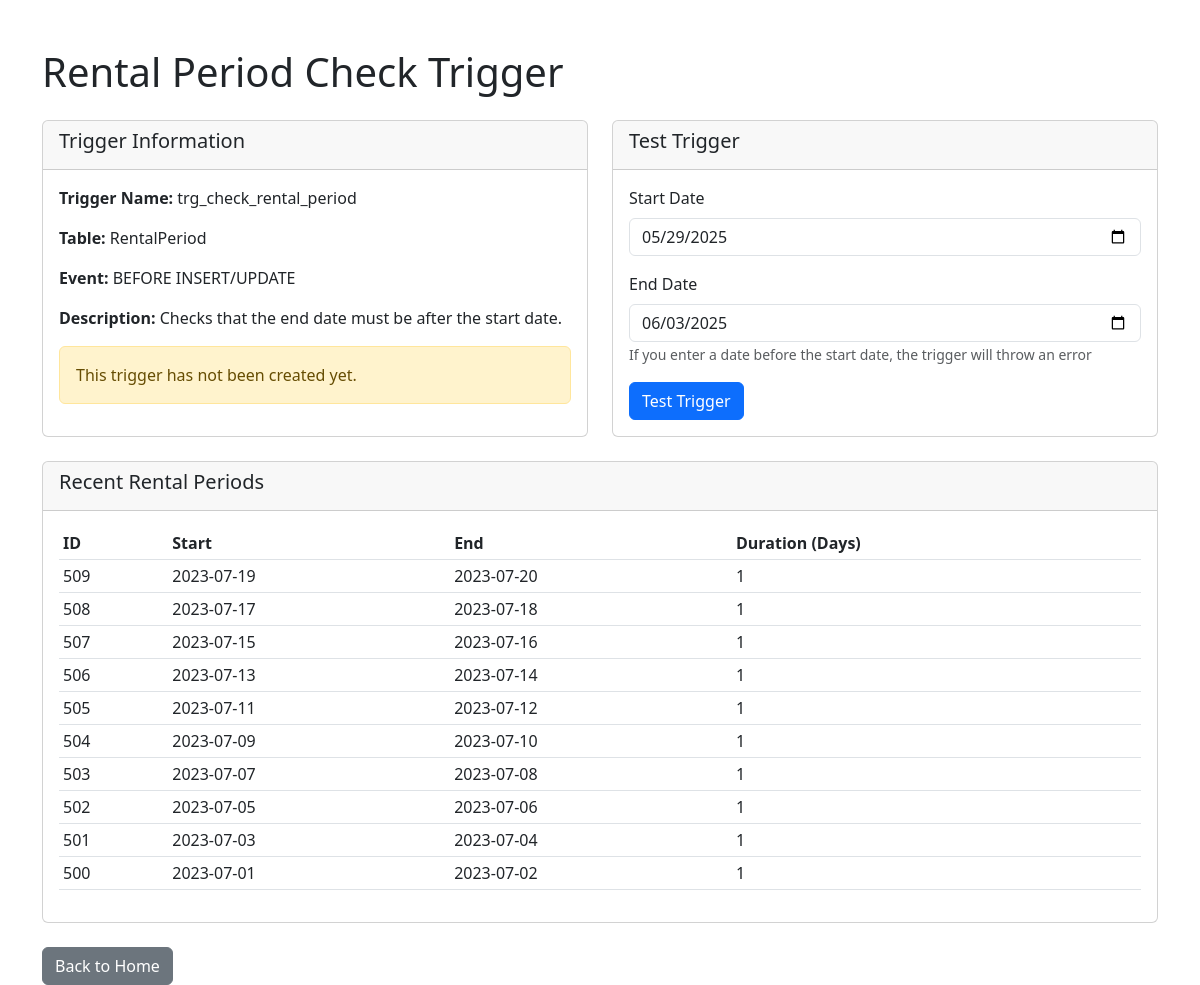
The page /scripts/user/triggers/check_rental_period.php on the database its author committed.
### tables this page shows
CREATE TABLE RentalPeriod (
    rent_id       INT AUTO_INCREMENT,
    start_date    DATE,
    end_date      DATE,
    PRIMARY KEY (rent_id)
);

### scripts/user/triggers/check_rental_period.php (the view, shortened to what this page needs)
<?php
require_once '/var/www/html/config/database.php';
$triggers = [];
$rental_periods = [];
try {
    $query = "SELECT rent_id, start_date, end_date FROM RentalPeriod ORDER BY rent_id DESC LIMIT 10";
    $result = $mysqli->query($query);
    if ($result) {
        while ($row = $result->fetch_assoc()) {
            $rental_periods[] = $row;
        }
    }
} catch (Exception $e) {
}
?>
<!DOCTYPE html>
<html lang="en">
<head>
    <link href="https://cdn.jsdelivr.net/npm/bootstrap@5.3.0/dist/css/bootstrap.min.css" rel="stylesheet">
</head>
<body>
    <div class="container mt-5">
        <h1 class="mb-4">Rental Period Check Trigger</h1>
        <div class="row">
            <div class="col-md-6">
                <div class="card">
                    <div class="card-header">
                        <h5>Trigger Information</h5>
                    </div>
                    <div class="card-body">
                        <p><strong>Trigger Name:</strong> trg_check_rental_period</p>
                        <p><strong>Table:</strong> RentalPeriod</p>
                        <p><strong>Event:</strong> BEFORE INSERT/UPDATE</p>
                        <p><strong>Description:</strong> Checks that the end date must be after the start date.</p>
                        <?php if (!empty($triggers)): ?>
                            <h6 class="mt-3">Existing Triggers:</h6>
                            <div class="table-responsive">
                                <table class="table table-sm">
                                    <thead>
                                        <tr>
                                            <th>Trigger</th>
                                            <th>Event</th>
                                            <th>Table</th>
                                            <th>Timing</th>
                                        </tr>
                                    </thead>
                                    <tbody>
                                        <?php foreach ($triggers as $trigger): ?>
                                            <tr>
                                                <td><?php echo htmlspecialchars($trigger['Trigger']); ?></td>
                                                <td><?php echo htmlspecialchars($trigger['Event']); ?></td>
                                                <td><?php echo htmlspecialchars($trigger['Table']); ?></td>
                                                <td><?php echo htmlspecialchars($trigger['Timing']); ?></td>
                                            </tr>
                                        <?php endforeach; ?>
                                    </tbody>
                                </table>
                            </div>
                        <?php else: ?>
                            <div class="alert alert-warning">
                                This trigger has not been created yet.
                            </div>
                        <?php endif; ?>
                    </div>
                </div>
            </div>
            <div class="col-md-6">
                <div class="card">
                    <div class="card-header">
                        <h5>Test Trigger</h5>
                    </div>
                    <div class="card-body">
                        <form method="POST">
                            <div class="mb-3">
                                <label for="start_date" class="form-label">Start Date</label>
                                <input type="date" class="form-control" id="start_date" name="start_date"
                                       value="<?php echo date('Y-m-d'); ?>" required>
                            </div>
                            <div class="mb-3">
                                <label for="end_date" class="form-label">End Date</label>
                                <input type="date" class="form-control" id="end_date" name="end_date"
                                       value="<?php echo date('Y-m-d', strtotime('+5 days')); ?>" required>
                                <small class="form-text text-muted">If you enter a date before the start date, the trigger will throw an error</small>
                            </div>
                            <button type="submit" class="btn btn-primary">Test Trigger</button>
                        </form>
                    </div>
                </div>
            </div>
        </div>
        <?php if (!empty($rental_periods)): ?>
            <div class="mt-4">
                <div class="card">
                    <div class="card-header">
                        <h5>Recent Rental Periods</h5>
                    </div>
                    <div class="card-body">
                        <div class="table-responsive">
                            <table class="table table-sm">
                                <thead>
                                    <tr>
                                        <th>ID</th>
                                        <th>Start</th>
                                        <th>End</th>
                                        <th>Duration (Days)</th>
                                    </tr>
                                </thead>
                                <tbody>
                                    <?php foreach ($rental_periods as $period): ?>
                                        <tr>
                                            <td><?php echo $period['rent_id']; ?></td>
                                            <td><?php echo htmlspecialchars($period['start_date']); ?></td>
                                            <td><?php echo htmlspecialchars($period['end_date']); ?></td>
                                            <td>
                                                <?php
                                                $start = new DateTime($period['start_date']);
                                                $end = new DateTime($period['end_date']);
                                                $diff = $start->diff($end);
                                                echo $diff->days;
                                                ?>
                                            </td>
                                        </tr>
                                    <?php endforeach; ?>
                                </tbody>
                            </table>
                        </div>
                    </div>
                </div>
            </div>
        <?php endif; ?>
        <div class="mt-4">
            <a href="../" class="btn btn-secondary">Back to Home</a>
        </div>
    </div>
</body>
</html>

### rows shown on the page
rentalperiod: rent_id "509", start_date "2023-07-19", end_date "2023-07-20", start_date+end_date "1"
rentalperiod: rent_id "508", start_date "2023-07-17", end_date "2023-07-18", start_date+end_date "1"
rentalperiod: rent_id "507", start_date "2023-07-15", end_date "2023-07-16", start_date+end_date "1"
rentalperiod: rent_id "506", start_date "2023-07-13", end_date "2023-07-14", start_date+end_date "1"
rentalperiod: rent_id "505", start_date "2023-07-11", end_date "2023-07-12", start_date+end_date "1"
rentalperiod: rent_id "504", start_date "2023-07-09", end_date "2023-07-10", start_date+end_date "1"
rentalperiod: rent_id "503", start_date "2023-07-07", end_date "2023-07-08", start_date+end_date "1"
rentalperiod: rent_id "502", start_date "2023-07-05", end_date "2023-07-06", start_date+end_date "1"
rentalperiod: rent_id "501", start_date "2023-07-03", end_date "2023-07-04", start_date+end_date "1"
rentalperiod: rent_id "500", start_date "2023-07-01", end_date "2023-07-02", start_date+end_date "1"
